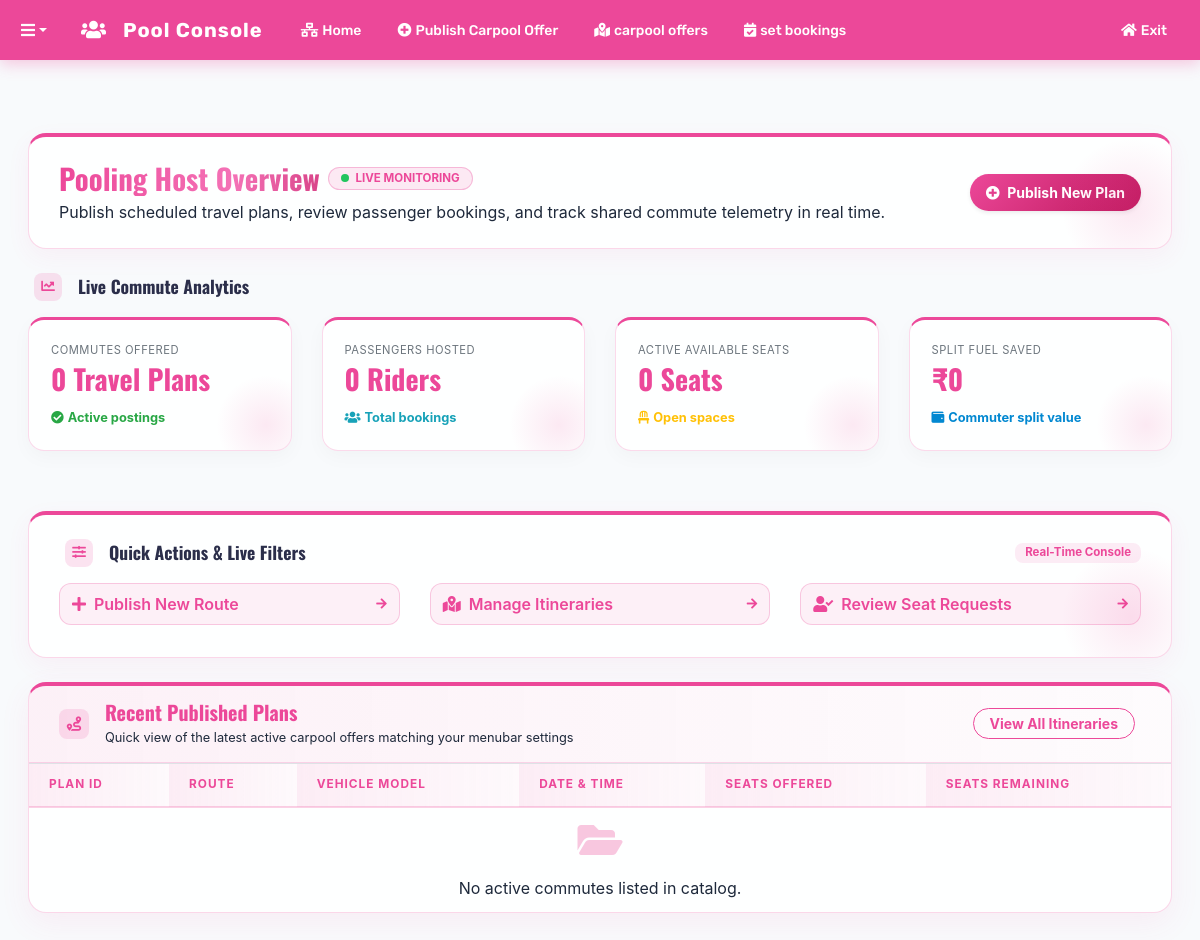
The page /portal/carpool/ (signed in) on the database as committed earlier.
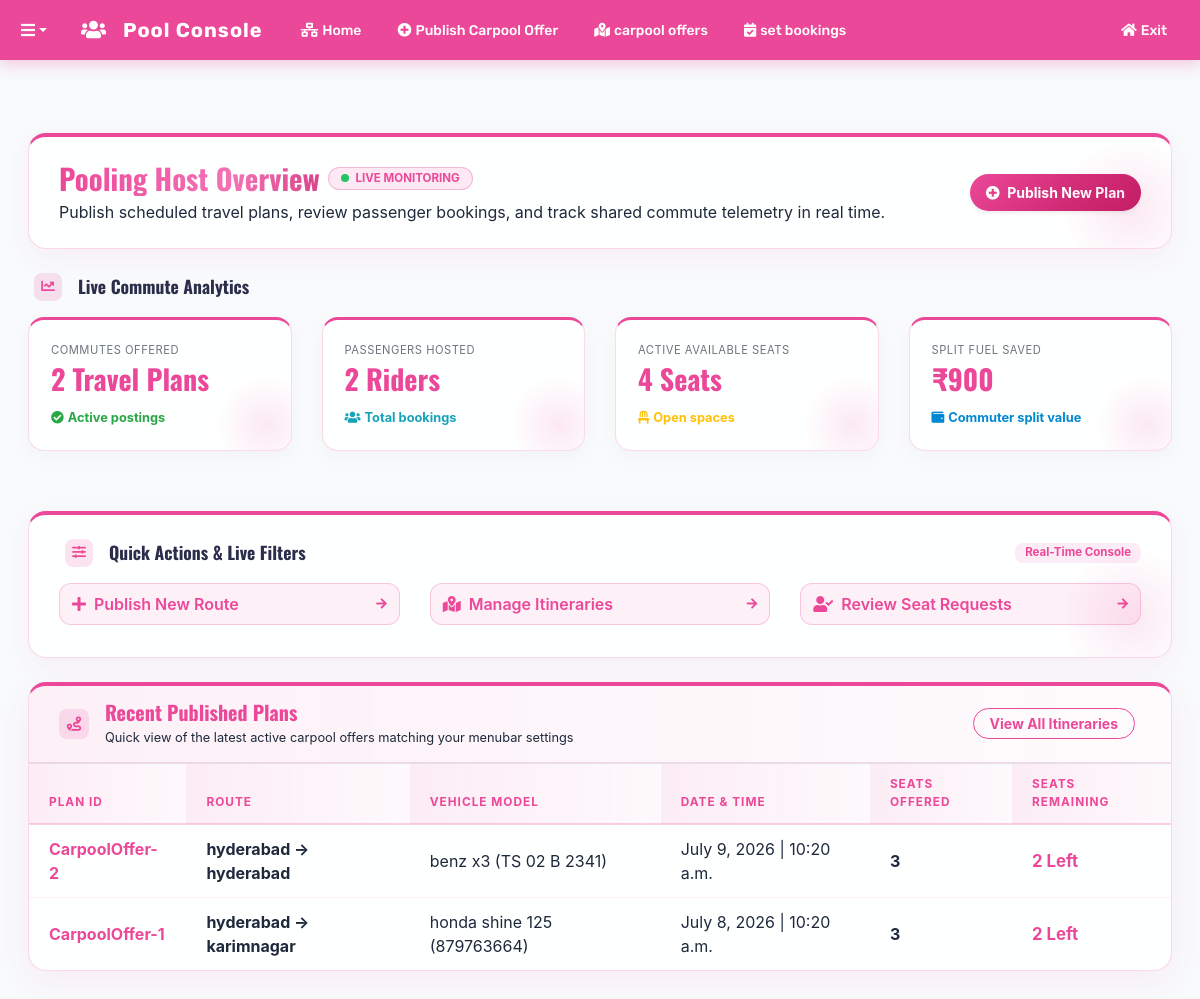
The same page on the database as committed later.
### myapp/models.py (models this page shows, shortened)
class CarpoolOffer(models.Model):
    host = models.ForeignKey(User, on_delete=models.CASCADE, related_name='hosted_carpools')
    vehicle_name = models.CharField(max_length=100)
    vehicle_number = models.CharField(max_length=20)
    start_location = models.CharField(max_length=255)
    destination = models.CharField(max_length=255)
    date = models.DateField()
    time = models.TimeField()
    total_seats = models.IntegerField()
    available_seats = models.IntegerField()
    plans_free_booking = models.BooleanField(default=True)
    vehicle_type = models.CharField(max_length=20, default='car')
    price = models.IntegerField(default=0)
    status = models.CharField(
        max_length=20,
        choices=[
            ('Upcoming', 'Upcoming'),
            ('In_Progress', 'In Progress'),
            ('Completed', 'Completed'),
            ('Cancelled', 'Cancelled')
        ],
        default='Upcoming'
    )
    created_at = models.DateTimeField(auto_now_add=True)

### myapp/views.py (the view)
# urls.py: path('portal/carpool/', portal_carpool_view, name='portal_carpool'),
@login_required
def portal_carpool_view(request):
    if request.session.get('portal_role') != 'carpool':
        request.session['portal_role'] = 'carpool'
    offers = CarpoolOffer.objects.filter(host=request.user).order_by('-created_at')
    total_offers = offers.count()
    total_passengers = CarpoolSeatBooking.objects.filter(carpool__host=request.user).count()
    active_seats = sum(o.available_seats for o in offers)
    fuel_saved_split = total_passengers * 450.0 # split estimate
    context = {
        'offers': offers[:3], # show latest 3
        'total_offers': total_offers,
        'total_passengers': total_passengers,
        'active_seats': active_seats,
        'fuel_saved_split': fuel_saved_split,
    }
    return render(request, 'portal_carpool.html', context)

### templates/portal_carpool.html (shortened to what the changed rows need)
{% load static %}
<!DOCTYPE html>
<html lang="en">
<head>
    <link href="https://cdnjs.cloudflare.com/ajax/libs/font-awesome/5.15.0/css/all.min.css" rel="stylesheet">
    <link rel="stylesheet" href="{% static 'css/bootstrap.min-1.css'%}">
    <link rel="stylesheet" href="{% static 'css/premium_home.css' %}">
</head>
<body>
    <div class="container py-5">
        <div class="portal-section-container p-5 mb-5">
            <div class="d-flex justify-content-between align-items-center flex-wrap gap-2 text-left">
                <div>
                    <div class="d-flex align-items-center gap-2 mb-1">
                        <h1 class="font-weight-bold outfit-font mb-0 text-title shimmer-text" style="font-size: 1.8rem;">Pooling Host Overview</h1>
                    </div>
                </div>
            </div>
        </div>
        <div class="mb-4">
            <div class="row">
                <div class="col-md-3 col-sm-6 mb-3">
                    <div class="admin-card text-left">
                        <span class="text-muted text-uppercase d-block mb-1" style="font-size: 0.7rem; letter-spacing: 0.5px;">Commutes Offered</span>
                        <h3 class="font-weight-bold text-title mb-0" style="color: #ec4899;">{{ total_offers }} Travel Plans</h3>
                        <div class="mt-2"><small class="text-success font-weight-bold"><i class="fas fa-check-circle mr-1"></i>Active postings</small></div>
                    </div>
                </div>
                <div class="col-md-3 col-sm-6 mb-3">
                    <div class="admin-card text-left">
                        <span class="text-muted text-uppercase d-block mb-1" style="font-size: 0.7rem; letter-spacing: 0.5px;">Passengers Hosted</span>
                        <h3 class="font-weight-bold text-title mb-0" style="color: #ec4899;">{{ total_passengers }} Riders</h3>
                        <div class="mt-2"><small class="text-info font-weight-bold"><i class="fas fa-users mr-1"></i>Total bookings</small></div>
                    </div>
                </div>
                <div class="col-md-3 col-sm-6 mb-3">
                    <div class="admin-card text-left">
                        <span class="text-muted text-uppercase d-block mb-1" style="font-size: 0.7rem; letter-spacing: 0.5px;">Active Available Seats</span>
                        <h3 class="font-weight-bold text-title mb-0" style="color: #ec4899;">{{ active_seats }} Seats</h3>
                        <div class="mt-2"><small class="text-warning font-weight-bold"><i class="fas fa-chair mr-1"></i>Open spaces</small></div>
                    </div>
                </div>
                <div class="col-md-3 col-sm-6 mb-3">
                    <div class="admin-card text-left">
                        <span class="text-muted text-uppercase d-block mb-1" style="font-size: 0.7rem; letter-spacing: 0.5px;">Split Fuel Saved</span>
                        <h3 class="font-weight-bold text-title mb-0" style="color: #ec4899;">₹{{ fuel_saved_split|floatformat:0 }}</h3>
                        <div class="mt-2"><small class="text-primary font-weight-bold"><i class="fas fa-wallet mr-1"></i>Commuter split value</small></div>
                    </div>
                </div>
            </div>
        </div>
        <div class="table-container p-0">
            <div class="table-responsive">
                <table class="table admin-table text-left mb-0">
                    <thead>
                        <tr>
                            <th>Plan ID</th>
                            <th>Route</th>
                            <th>Vehicle Model</th>
                            <th>Date & Time</th>
                            <th>Seats Offered</th>
                            <th>Seats Remaining</th>
                        </tr>
                    </thead>
                    <tbody>
                        {% for o in offers %}
                        <tr>
                            <td class="font-weight-bold" style="color: #ec4899;">CarpoolOffer-{{ o.id }}</td>
                            <td class="font-weight-bold text-title">{{ o.start_location }} → {{ o.destination }}</td>
                            <td>{{ o.vehicle_name }} ({{ o.vehicle_number }})</td>
                            <td>{{ o.date }} | {{ o.time }}</td>
                            <td class="font-weight-bold text-title">{{ o.total_seats }}</td>
                            <td>
                                <strong style="color: #ec4899; font-size: 1.05rem;">{{ o.available_seats }} Left</strong>
                            </td>
                        </tr>
                        {% empty %}
                        <tr>
                            <td colspan="6" class="text-center py-5 text-subtitle">
                                <i class="fas fa-folder-open mb-3 d-block" style="font-size: 2.5rem; opacity: 0.3; color: #ec4899;"></i>
                                No active commutes listed in catalog.
                            </td>
                        </tr>
                        {% endfor %}
                    </tbody>
                </table>
            </div>
        </div>
    </div>
</body>
</html>

Rows that differ between the two databases and show on the page:
added CarpoolOffer: id "2", start_location "hyderabad", destination "hyderabad", vehicle_name "benz x3", vehicle_number "TS 02 B 2341", date "July 9, 2026", time "10:20 a.m.", total_seats "3", available_seats "2"
added CarpoolOffer: id "1", start_location "hyderabad", destination "karimnagar", vehicle_name "honda shine 125", vehicle_number "879763664", date "July 8, 2026", time "10:20 a.m.", total_seats "3", available_seats "2"
Other text that changed with them:
{{ total_offers }}: "0" → "2"
{{ total_passengers }}: "0" → "2"
{{ active_seats }}: "0" → "4"
{{ fuel_saved_split|floatformat:0 }}: "0" → "900"
text no longer shown: "No active commutes listed in catalog."
